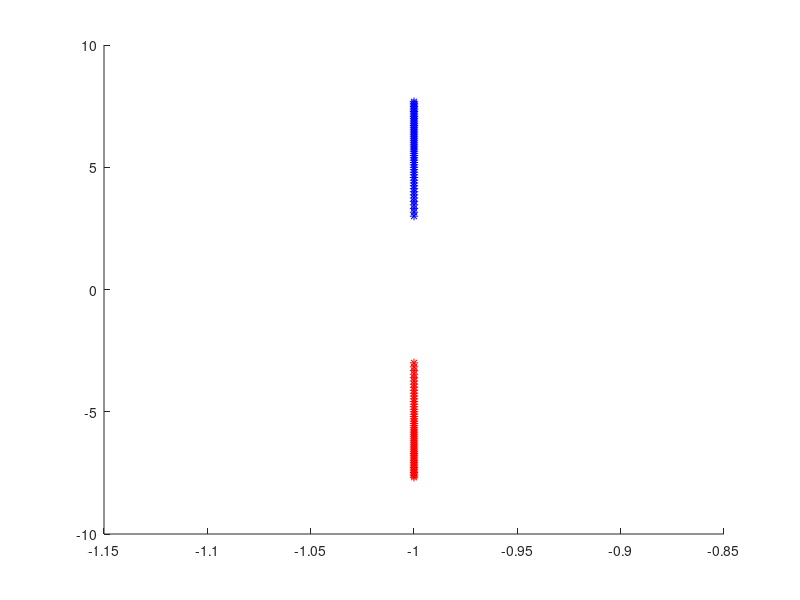

MATLAB code for this plot:
clear all

%%%%%%%%%%%%%%%%%%%%%%%%%%%%%
%%%%%%%%%%%%%%%%%%%%%%%%%%%%%%%%%%%%%%%%


% %G(s)=K/(s+5)
% % D(s)=(s +5) +K=0  %  [s/5 K+1] =0;
% hold on,
% for K=0:.05:10
%     y=roots([1/5 1+K]);
%     y1=y(1,:);
%     plot(real(y1),imag(y1),'*','color',[0,0,1]);
%      pause(0.05)
%   end




%%%%%%%%%%%%%%%%%%%%%%%
%%%%%%%%%%%%%%%%%%%%%%%



% 
% G(s)=K(s + 1)/(s + 5) 
% hold on,
% for K=0:.1:20
%     y=roots([1+K 5+K]);
%     y1=y(1,:);
%     plot(real(y1),imag(y1),'*','color',[0,0,1]);
%      pause(0.05)
% end
%   


% 
% % %%%%%%%%%%%%%%%%%
% % %%%%%%%%%%%%%%%%%%%%%%%%%
%G(s)=K/(s + 5)(s +2) 
% hold on,
% for K=0:.01:5
%     y=roots([(1/10) (1/5 + 1/2) 1+K]);
%     y1=y(1,:);
%     y2=y(2,:);
%     plot(real(y1),imag(y1),'*','color',[0,0,1]);
%      plot(real(y2),imag(y2),'*','color',[1,0,0])
%      pause(0.1)
%   end
% 




%%%%%%%%%%%%%%%%
%%%%%%%%%%%%%%%%%%%%%%%%%
% s^2/10 + s2/10 + (1+K)=0
hold on,
for K=0:.1:5
    y=roots([(1/10) 2/10 1+K]);
    y1=y(1,:);
    y2=y(2,:);
    plot(real(y1),imag(y1),'*','color',[0,0,1]);
     plot(real(y2),imag(y2),'*','color',[1,0,0])
     pause(0.1)
  end


% %%%%%%%%%%%%%%%%%%%%%%%%%%%%%%%%%%%%%%%%
% % G(s)=K/s(s^2+ 3s + 2) 
% hold on,
% for K=0:.01:10
%     y=roots([1 3 2 K]);
%     y1=y(1,:);
%     y2=y(2,:);
%     y3=y(3,:);
%     plot(real(y1),imag(y1),'*','color',[0,0,1]);
%      plot(real(y2),imag(y2),'*','color',[1,0,0])
%      plot(real(y3),imag(y3),'*','color',[0,1,1])
%      pause(0.05)
%  end


  


%%%%%%%%%%%%%%%%%%%%%%%%%%%%%%%%%%%%%%%%%%%%%%%%%%% 
% % G(s)=K/s(s+3)(s^2 +2s +2)
% hold on,
% % axis(-100, 100, -100, 100);
%   %y=zeros(2,100);
% for K=0:.2:20
%     y=roots([1 5 8 6  K]);
%     y1=y(1,:);
%     y2=y(2,:);
%     y3=y(3,:);
%     y4=y(4,:);
%     plot(real(y1),imag(y1),'*');
%      plot(real(y2),imag(y2),'*')
%      plot(real(y3),imag(y3),'*')
%      plot(real(y4),imag(y4),'*')
%      pause(0.5)
%  end




%%%%%%%%%%%%%%%%%%%%%%%%%%%%%%%%%%%%%%%%%%%%%%%%%%%%%%%%%%%%%%%%%%
% 
% hold on,
% % G(s)=K(s+2)/(s^2 +2s +2)
% %K varies from zero to infinity
% for K=0:.05:20
%     % calculate roots of the syste,
%     y=roots([1 2+K 2*K+2]);
%     %since this is a second order system there will be two roots and the
%     %roots are stored in column of the matrix.
%     y1=y(1,:);
%     y2=y(2,:);
%     %plot the real vs imaginory component of each root.
%     plot(real(y1),imag(y1),'*','color',[0,0,1]);
%      plot(real(y2),imag(y2),'*','color',[1,0,0])
%      pause(0.5)
%  end